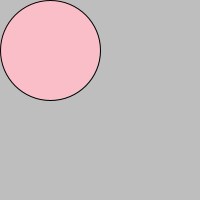
Frame 1 (no input)
Frame 60 (the mouse pressed at the canvas centre just before this capture): identical to frame 1, image omitted
Frame 120 (the mouse held since frame 60 and released just before this capture): identical to frame 1, image omitted

The Processing sketch that drew this single still picture (run headless with seeded random() and noise(); from frame 60 on, the mouse is pressed at the canvas centre):

// Processing sketch: processing_137563
// ── processing_137563.pde

int x = 50;
int y = 50;
 
void setup (){
 size (200,200);
}
void draw( ){
    background(190);
    fill (250, 190, 200);
    ellipse(x,y,100,100);
}
 
void keyPressed( ){
    if(keyCode == UP||key== UP){
        y--;
    }else if(keyCode == DOWN||key== DOWN){
        y++;
    }else if(keyCode == LEFT||key== LEFT){
        x--;
    }else if(keyCode == RIGHT||key== RIGHT){
        x++;
    }
}
